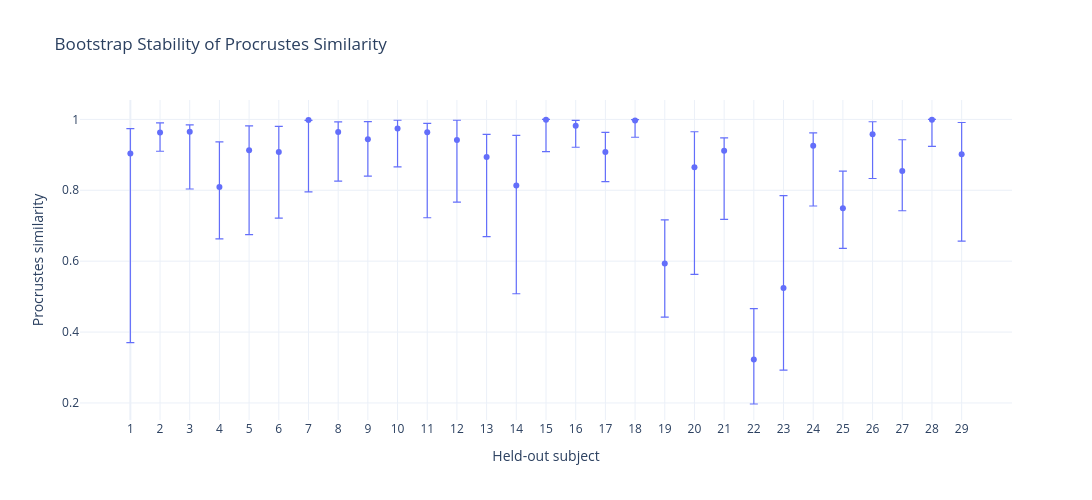

The notebook cell this image was saved under:
### Code cell
# ============================================================
# 6A. BOOTSTRAP 95% CI BY SUBJECT — PLOTLY
# ============================================================

x = np.arange(len(bootstrap_df))

observed = bootstrap_df["observed_procrustes"].to_numpy()
lower = bootstrap_df["ci_2.5"].to_numpy()
upper = bootstrap_df["ci_97.5"].to_numpy()

fig = go.Figure()

fig.add_trace(
    go.Scatter(
        x=x,
        y=observed,
        mode="markers",
        name="Observed",
        error_y=dict(
            type="data",
            symmetric=False,
            array=upper - observed,
            arrayminus=observed - lower,
            thickness=1.2,
            width=4
        ),
        hovertemplate=(
            "Subject %{customdata[0]}<br>"
            "Observed: %{y:.3f}<br>"
            "95% CI: [%{customdata[1]:.3f}, %{customdata[2]:.3f}]"
            "<extra></extra>"
        ),
        customdata=np.column_stack([
            bootstrap_df["subject"].to_numpy(),
            lower,
            upper
        ])
    )
)

fig.update_layout(
    title="Bootstrap Stability of Procrustes Similarity",
    xaxis=dict(
        title="Held-out subject",
        tickmode="array",
        tickvals=x,
        ticktext=bootstrap_df["subject"].astype(int)
    ),
    yaxis=dict(
        title="Procrustes similarity"
    ),
    template="plotly_white",
    height=500,
    width=1100,
    hovermode="closest"
)

fig.show()

### Figure 1 — Plotly figure (JSON) as saved in the notebook; plotly's stock layout.template omitted (floating-point values rounded to 4 significant figures)
{"data": [{"customdata": [[1.0, 0.3701, 0.9737], [2.0, 0.91, 0.9899], [3.0, 0.8035, 0.9845], [4.0, 0.6631, 0.9365], [5.0, 0.6749, 0.9817], [6.0, 0.7216, 0.9803], [7.0, 0.7957, 0.9971], [8.0, 0.826, 0.9932], [9.0, 0.8399, 0.9936], [10.0, 0.866, 0.9975], [11.0, 0.7225, 0.9886], [12.0, 0.7668, 0.9975], [13.0, 0.6693, 0.9579], [14.0, 0.5082, 0.9549], [15.0, 0.9093, 0.9997], [16.0, 0.9214, 0.9971], [17.0, 0.8246, 0.9634], [18.0, 0.9496, 0.9992], [19.0, 0.442, 0.7163], [20.0, 0.5628, 0.965], [21.0, 0.7179, 0.9476], [22.0, 0.1971, 0.4661], [23.0, 0.2925, 0.7848], [24.0, 0.7556, 0.962], [25.0, 0.6361, 0.8538], [26.0, 0.8332, 0.9933], [27.0, 0.7422, 0.9425], [28.0, 0.9239, 0.9997], [29.0, 0.6566, 0.9912]], "error_y": {"array": [0.07028, 0.02706, 0.01911, 0.1269, 0.069, 0.0724, -0.001279, 0.02863, 0.0496, 0.02338, 0.02525, 0.05534, 0.06417, 0.1412, 0.001057, 0.01502, 0.05569, 0.002332, 0.1231, 0.09994, 0.0362, 0.1432, 0.2604, 0.03615, 0.1047, 0.03519, 0.0878, 0.0007928, 0.08955], "arrayminus": [0.5333, 0.05283, 0.1619, 0.1465, 0.2378, 0.1863, 0.2027, 0.1385, 0.1041, 0.1081, 0.2409, 0.1754, 0.2244, 0.3056, 0.08942, 0.06061, 0.08305, 0.04722, 0.1512, 0.3023, 0.1935, 0.1258, 0.2319, 0.1703, 0.113, 0.125, 0.1125, 0.07502, 0.2451], "symmetric": false, "thickness": 1.2, "type": "data", "width": 4}, "hovertemplate": "Subject %{customdata[0]}<br>Observed: %{y:.3f}<br>95% CI: [%{customdata[1]:.3f}, %{customdata[2]:.3f}]<extra></extra>", "mode": "markers", "name": "Observed", "type": "scatter", "x": [0, 1, 2, 3, 4, 5, 6, 7, 8, 9, 10, 11, 12, 13, 14, 15, 16, 17, 18, 19, 20, 21, 22, 23, 24, 25, 26, 27, 28], "y": [0.9034, 0.9629, 0.9654, 0.8095, 0.9127, 0.9079, 0.9984, 0.9645, 0.944, 0.9741, 0.9634, 0.9422, 0.8937, 0.8137, 0.9987, 0.982, 0.9077, 0.9968, 0.5932, 0.8651, 0.9114, 0.3229, 0.5244, 0.9259, 0.7491, 0.9581, 0.8547, 0.9989, 0.9017]}], "layout": {"height": 500, "hovermode": "closest", "title": {"text": "Bootstrap Stability of Procrustes Similarity"}, "width": 1100, "xaxis": {"tickmode": "array", "ticktext": [1, 2, 3, 4, 5, 6, 7, 8, 9, 10, 11, 12, 13, 14, 15, 16, 17, 18, 19, 20, 21, 22, 23, 24, 25, 26, 27, 28, 29], "tickvals": [0, 1, 2, 3, 4, 5, 6, 7, 8, 9, 10, 11, 12, 13, 14, 15, 16, 17, 18, 19, 20, 21, 22, 23, 24, 25, 26, 27, 28], "title": {"text": "Held-out subject"}}, "yaxis": {"title": {"text": "Procrustes similarity"}}}}
